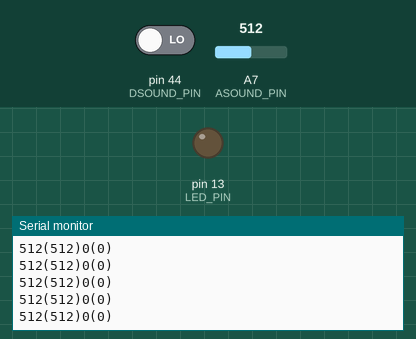
Recording of a sketch running on a simulated Arduino Mega 2560, built with avr-gcc and run on an emulated ATmega2560. Shown: output pins drawn as LEDs (lit = HIGH), the last lines printed to the serial monitor. The inputs (shaded band) are chosen by the test bench; at power-on: A7 (ASOUND_PIN) = 512, pin 44 (DSOUND_PIN) LOW.

Above: at 1.2 s.
1.3 s: A7 (ASOUND_PIN) set to 11
At 1.33 s:
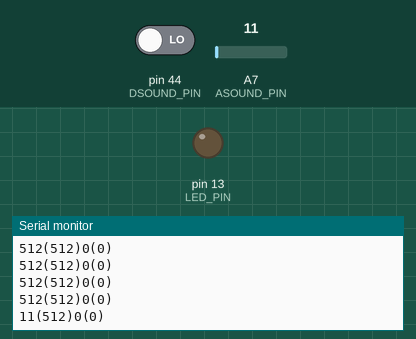
2.8 s: A7 (ASOUND_PIN) set to 8
At 2.8 s:
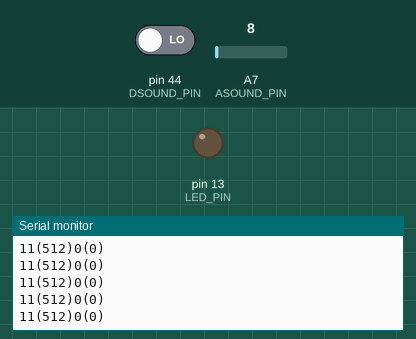
Timing chart, 0 to 5.8 s (numbered marks = the images above; inputs shaded):
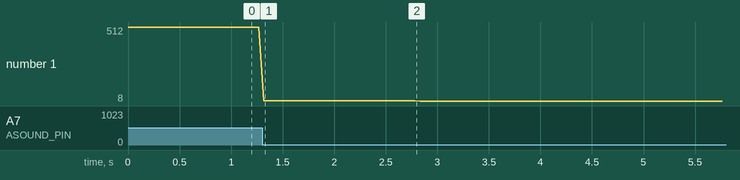

Measured:
- after the input at 1.3 s, the serial monitor: prints a new line at once (image 1)
- plotted number 1: 512 → 11 after the input at 1.3 s, 11 → 8 after the input at 2.8 s

The sketch:

read_sound.ino
```cpp
int LED_PIN = 13;
int ASOUND_PIN = A7;
int DSOUND_PIN = 44;

void setup() {
  Serial.begin(9600);
  pinMode(LED_PIN, OUTPUT);  // declare the ledPin as an OUTPUT:
  pinMode(DSOUND_PIN, INPUT);
//  intMax = analogRead(sensorPin) ; // read the analog pin and use the value for the level of background noise
}

int max_dig = 0;
int max_ana = 0;


  int min_detected_ = 6;
  int max_detected_;

void loop() {
  int ana_val = analogRead(ASOUND_PIN);
  int dig_val = digitalRead(DSOUND_PIN);
  if (ana_val > max_ana) {
    max_ana = ana_val;
  }
  if (dig_val > max_dig) {
    max_dig = dig_val;
  }

  Serial.print(ana_val);
  Serial.print("(");
  Serial.print(max_ana);
  Serial.print(")");

  Serial.print(dig_val);
  Serial.print("(");
  Serial.print(max_dig);
  Serial.println(")");

  delay(50);
}
```
